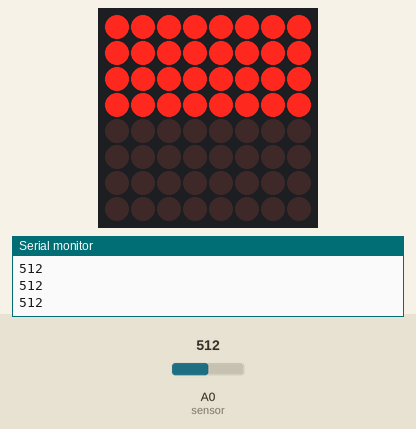
The sketch below on a simulated Arduino Uno, built with avr-gcc and run on an emulated ATmega328P. On the bench: 8×8 LED matrix, the last lines printed to the serial monitor. The test bench sets the inputs (shaded band); at power-on: A0 (sensor) = 512.

Above: at 1.2 s.
1.3 s: A0 (sensor) set to 716
At 1.7 s:
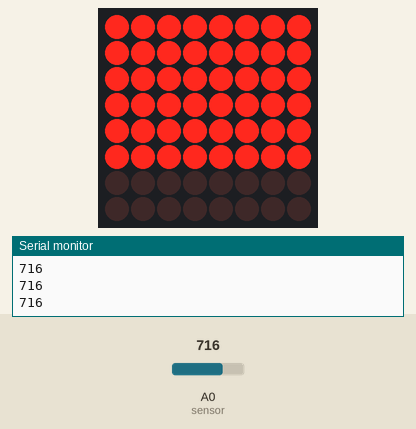
2.8 s: A0 (sensor) set to 900
At 3.6 s:
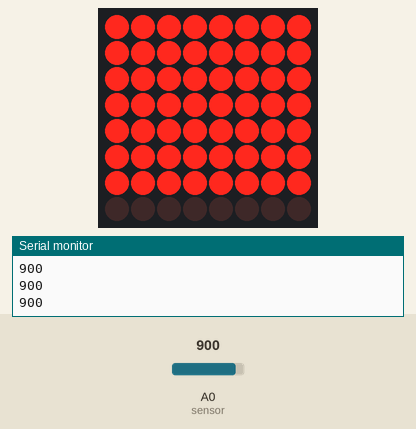
4.3 s: A0 (sensor) set to 1023
At 4.8 s:
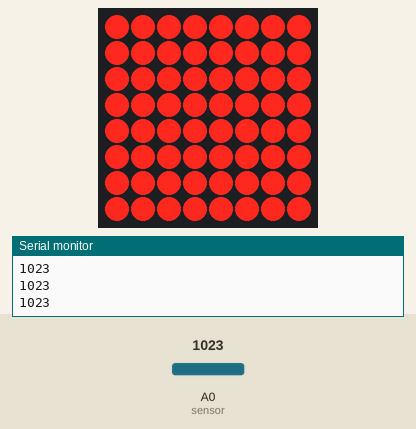
5.8 s: A0 (sensor) set to 306
At 6.4 s:
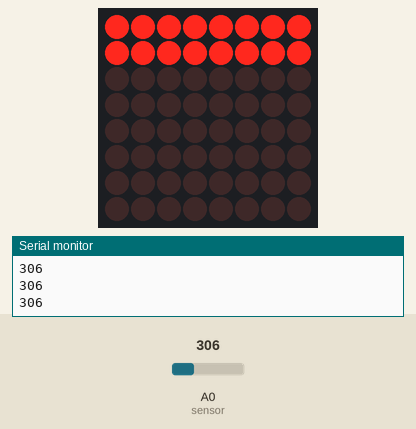
7.3 s: A0 (sensor) set to 122
At 7.9 s:
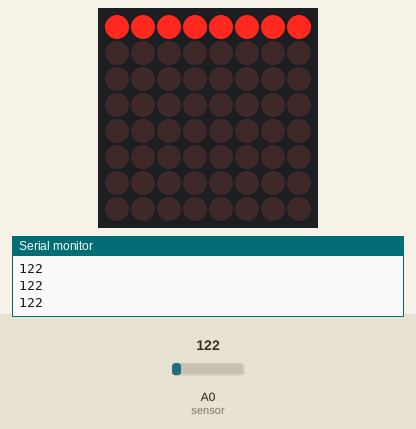
8.8 s: A0 (sensor) set to 0
At 9.8 s:
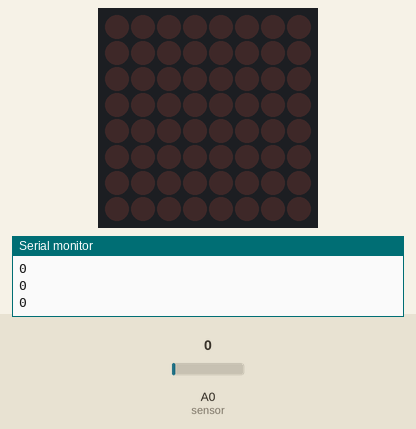
Timing chart, 0 to 11.3 s (numbered marks = the images above; inputs shaded):
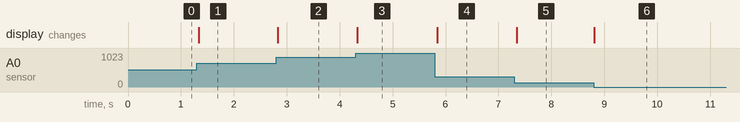

Measured:
- after the input at 1.3 s, the display: changes at once (image 1)
- after the input at 2.8 s, the display: changes at once (image 2)
- after the input at 4.3 s, the display: changes at once (image 3)
- after the input at 5.8 s, the display: changes at once (image 4)
- after the input at 7.3 s, the display: changes after 0.05 s (image 5)
- after the input at 8.8 s, the display: changes at once (image 6)

The sketch:

opdracht7_c.ino
```cpp
#include "LedControl.h"
/*
DIN connects to pin 12
CLK connects to pin 11
CS connects to pin 10
*/

LedControl lc = LedControl(12,11,10,1);

void setup() {
  lc.shutdown(0,false); // Turn matrix on, no power saving
  lc.setIntensity(0,8); // Set brightness to a medium value
  lc.clearDisplay(0);
  // Clear the display
  Serial.begin(9600);
}

void loop(){
  int sensorValue = analogRead(A0); // read sensor, 0-1023
  Serial.println(sensorValue);
  sensorValue = map(sensorValue, 0, 800, 0, 7);
  // remap the value 0-7. (800 eliminates noise)
  lc.clearDisplay(0);
  //lc.setRow(0, sensorValue, B11111111);

  for(int i = 0; i < sensorValue; i++) {
    lc.setRow(0, i, B11111111);
  }
  // Clear the display
  // Turn one line on
  delay(20);
}
```
